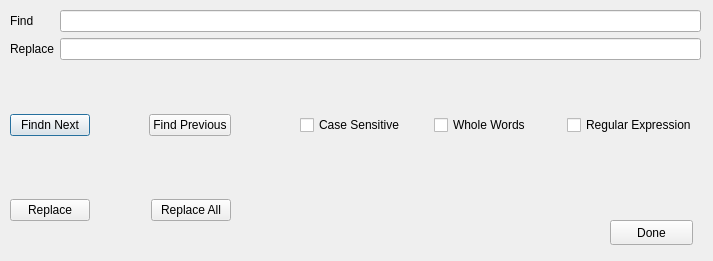
<?xml version="1.0" encoding="UTF-8"?>
<ui version="4.0">
 <class>SearchReplaceDialog</class>
 <widget class="QDialog" name="SearchReplaceDialog">
  <property name="geometry">
   <rect>
    <x>0</x>
    <y>0</y>
    <width>713</width>
    <height>261</height>
   </rect>
  </property>
  <property name="windowTitle">
   <string>Search and Replace</string>
  </property>
  <widget class="QWidget" name="formLayoutWidget">
   <property name="geometry">
    <rect>
     <x>10</x>
     <y>10</y>
     <width>691</width>
     <height>80</height>
    </rect>
   </property>
   <layout class="QFormLayout" name="formLayout">
    <item row="0" column="0">
     <widget class="QLabel" name="label">
      <property name="text">
       <string>Find</string>
      </property>
     </widget>
    </item>
    <item row="1" column="0">
     <widget class="QLabel" name="label_2">
      <property name="text">
       <string>Replace</string>
      </property>
     </widget>
    </item>
    <item row="1" column="1">
     <widget class="QLineEdit" name="lineEdit_2"/>
    </item>
    <item row="0" column="1">
     <widget class="QLineEdit" name="lineEdit"/>
    </item>
   </layout>
  </widget>
  <widget class="QWidget" name="horizontalLayoutWidget">
   <property name="geometry">
    <rect>
     <x>300</x>
     <y>110</y>
     <width>397</width>
     <height>31</height>
    </rect>
   </property>
   <layout class="QHBoxLayout" name="horizontalLayout">
    <item>
     <widget class="QCheckBox" name="checkBox_3">
      <property name="text">
       <string>Case Sensitive</string>
      </property>
     </widget>
    </item>
    <item>
     <widget class="QCheckBox" name="checkBox_2">
      <property name="text">
       <string>Whole Words</string>
      </property>
     </widget>
    </item>
    <item>
     <widget class="QCheckBox" name="checkBox">
      <property name="text">
       <string>Regular Expression</string>
      </property>
     </widget>
    </item>
   </layout>
  </widget>
  <widget class="QWidget" name="horizontalLayoutWidget_2">
   <property name="geometry">
    <rect>
     <x>10</x>
     <y>110</y>
     <width>221</width>
     <height>31</height>
    </rect>
   </property>
   <layout class="QHBoxLayout" name="horizontalLayout_2">
    <item>
     <widget class="QPushButton" name="pushButton_2">
      <property name="text">
       <string>Findn Next</string>
      </property>
     </widget>
    </item>
    <item>
     <spacer name="horizontalSpacer">
      <property name="orientation">
       <enum>Qt::Horizontal</enum>
      </property>
      <property name="sizeHint" stdset="0">
       <size>
        <width>40</width>
        <height>20</height>
       </size>
      </property>
     </spacer>
    </item>
    <item>
     <widget class="QPushButton" name="pushButton">
      <property name="text">
       <string>Find Previous</string>
      </property>
     </widget>
    </item>
   </layout>
  </widget>
  <widget class="QWidget" name="horizontalLayoutWidget_3">
   <property name="geometry">
    <rect>
     <x>10</x>
     <y>190</y>
     <width>221</width>
     <height>41</height>
    </rect>
   </property>
   <layout class="QHBoxLayout" name="horizontalLayout_3">
    <item>
     <widget class="QPushButton" name="pushButton_4">
      <property name="text">
       <string>Replace</string>
      </property>
     </widget>
    </item>
    <item>
     <spacer name="horizontalSpacer_2">
      <property name="orientation">
       <enum>Qt::Horizontal</enum>
      </property>
      <property name="sizeHint" stdset="0">
       <size>
        <width>40</width>
        <height>20</height>
       </size>
      </property>
     </spacer>
    </item>
    <item>
     <widget class="QPushButton" name="pushButton_3">
      <property name="text">
       <string>Replace All</string>
      </property>
     </widget>
    </item>
   </layout>
  </widget>
  <widget class="QPushButton" name="pushButton_5">
   <property name="geometry">
    <rect>
     <x>610</x>
     <y>220</y>
     <width>83</width>
     <height>25</height>
    </rect>
   </property>
   <property name="text">
    <string>Done</string>
   </property>
  </widget>
 </widget>
 <resources/>
 <connections/>
</ui>
